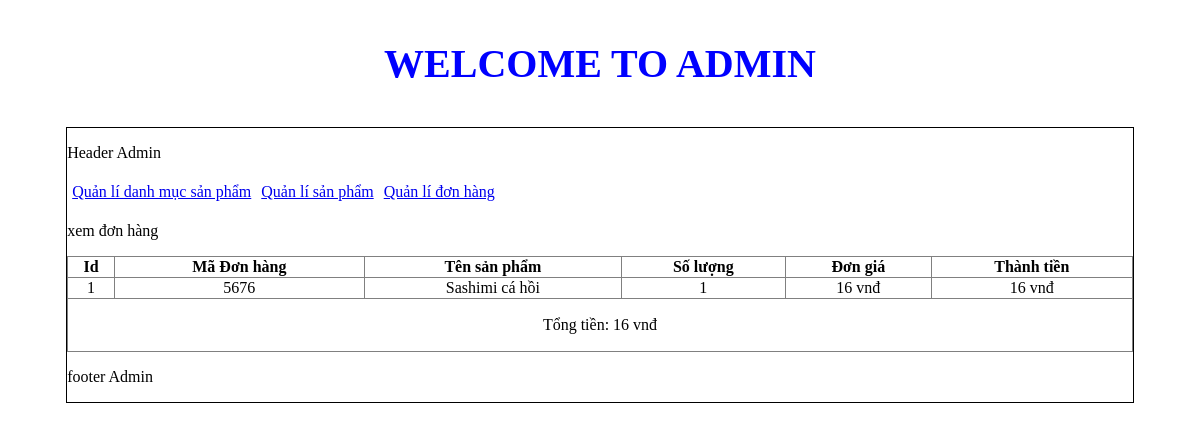
The app's page /admin/index.php?action=donhang&query=xemdonhang&code=5676 with its own data.
### tables this page shows
CREATE TABLE `tbl_cart_details` (
  `id_cart_details` int(11) NOT NULL,
  `code_cart` varchar(10) NOT NULL,
  `id_sanpham` int(11) NOT NULL,
  `soluongmua` int(11) NOT NULL
);

CREATE TABLE `tbl_sanpham` (
  `id_sanpham` int(11) NOT NULL,
  `tensanpham` varchar(250) NOT NULL,
  `masp` varchar(100) NOT NULL,
  `giasp` varchar(50) NOT NULL,
  `soluong` int(11) NOT NULL,
  `hinhanh` varchar(50) NOT NULL,
  `tomtat` tinytext NOT NULL,
  `noidung` text NOT NULL,
  `tinhtrang` int(11) NOT NULL,
  `id_danhmuc` int(11) NOT NULL
);

### admin/modules/quanlidonhang/xemdonhang.php (the view)
<p>xem đơn hàng</p>
<?php
    $code = $_GET['code'];
    $sql_lietke_dh = "SELECT * FROM tbl_cart_details,tbl_sanpham WHERE tbl_cart_details.id_sanpham = tbl_sanpham.id_sanpham
    AND tbl_cart_details.code_cart = '".$code."' ORDER BY tbl_cart_details.id_cart_details DESC";
    $query_kietke_dh = mysqli_query($con, $sql_lietke_dh);
?>
<table border="1px" style="border-collapse: collapse; width:100%" >
    <tr>
        <th>Id</th>
        <th>Mã Đơn hàng</th>
        <th>Tên sản phẩm</th>
        <th>Số lượng</th>
        <th>Đơn giá</th>
        <th>Thành tiền</th>
    </tr>
    <?php
        $i = 0;
        $tongtien = 0;
        while($row = mysqli_fetch_array($query_kietke_dh)){
            $i++;
            $thanhtien = $row['soluongmua'] * $row['giasp'];
            $tongtien += $thanhtien ;
    ?>
    <tr align="center">
        <td><?php echo $i ?></td>
        <td><?php echo $row['code_cart'] ?></td>
        <td><?php echo $row['tensanpham'] ?></td>
        <td><?php echo $row['soluongmua'] ?></td>
        <td><?php echo number_format($row['giasp'],0,',','.').' vnđ' ?></td>
        <td><?php echo number_format($thanhtien,0,',','.').' vnđ'?></td>
    </tr>
    <?php
    }
    ?>
    <tr>
    <td colspan="6">
            <p  style="text-align: center;">Tổng tiền: <?php echo number_format($tongtien,0,',','.').' vnđ' ?></p>
        </td>
    </tr>
</table>

### records on screen
tbl_cart_details: code_cart "5676", id_sanpham.tensanpham "Sashimi cá hồi", soluongmua "1", id_sanpham.giasp "16", soluongmua.giasp "16"

### other values on screen
$tongtien "16"
